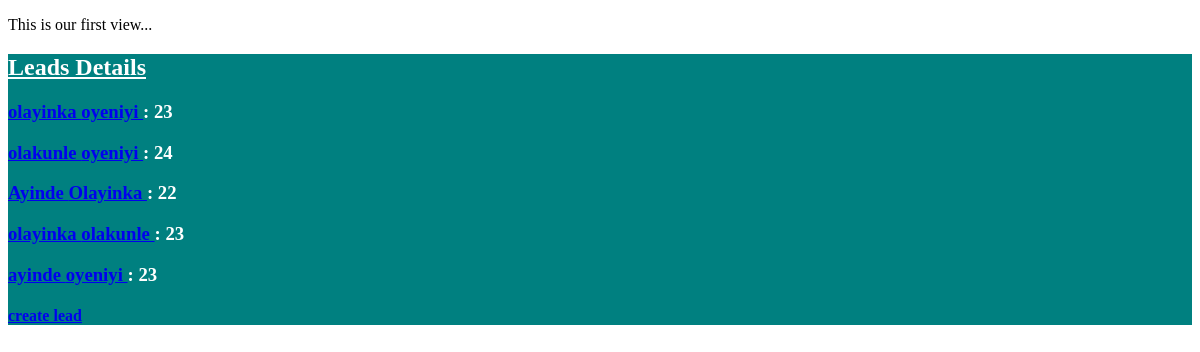
Before: / with the older database file.
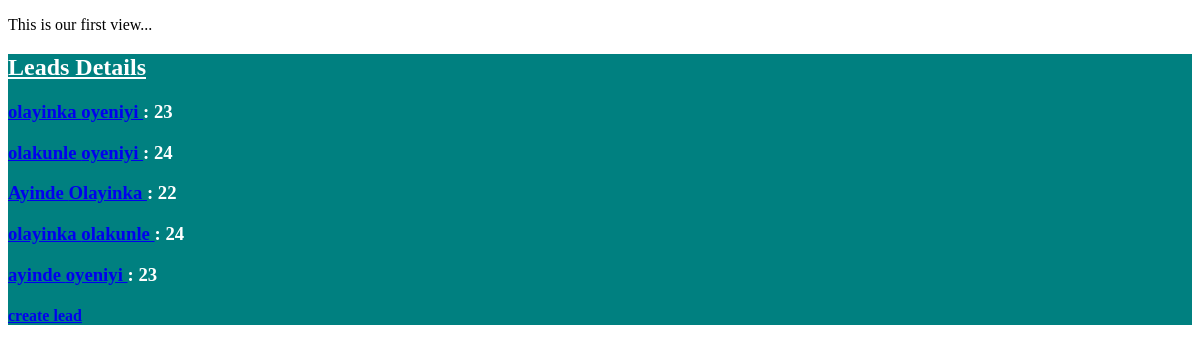
After: the same page with the newer database file.
### leads/models.py (models this page shows, shortened)
class Lead(models.Model):
    first_name = models.CharField(max_length=20)
    last_name = models.CharField(max_length=20)
    age = models.IntegerField()
    agent = models.ForeignKey("Agent", on_delete=models.CASCADE)

### leads/views.py (the view)
# urls.py: path('', homepage, name="homepage"),
def homepage(request):
    leads = Lead.objects.all()
    context = {"leads":leads}
    return render(request, 'leads/homepage.html', context)

### leads/templates/leads/homepage.html (shortened to what this page needs)
<!DOCTYPE html>
<html lang="en">
<head>
</head>
<body>
<p> This is our first view...</p>
<div style="background-color:teal;color:white;width:100%">
    <h2 style="bg-color:black;width:100%"><u> Leads Details </u></h2>
    {% for lead in leads %}
    <div>
        <h3><a href="/{{ lead.id }}"> {{lead.first_name}} {{lead.last_name}} </a> : {{lead.age}}</h3>
    </div>
    {% endfor %}
    <div>
        <h4><a href="/form">create lead</a></h4>
    </div>
</div>
</body>
</html>

Changed rows visible on the page:
changed Lead (number 4 of 5 on the later page): age "23" → "24"
